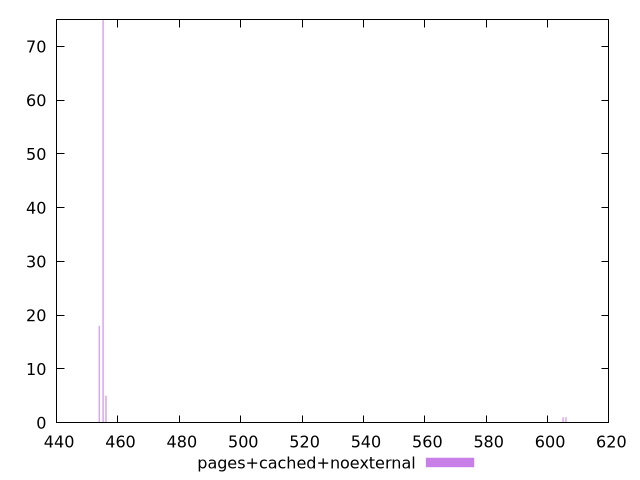

This figure's gnuplot source:
$_pagesCachedNoexternal <<EOF
455.13950614284533 75
453.8796043957371 18
456.0844324531765 5
605.0678140487238 1
606.012740359055 1
EOF
set key outside below
set terminal pngcairo
set output "report_00006_2020-11-02T20-21-41.718Z/uses-rel-preload/pages+cached+noexternal//raw_hist.png"
set yrange [0:75]
set boxwidth 0.3149754367770556
set style fill transparent solid 0.5 noborder
plot $_pagesCachedNoexternal title "pages+cached+noexternal" with boxes ,
